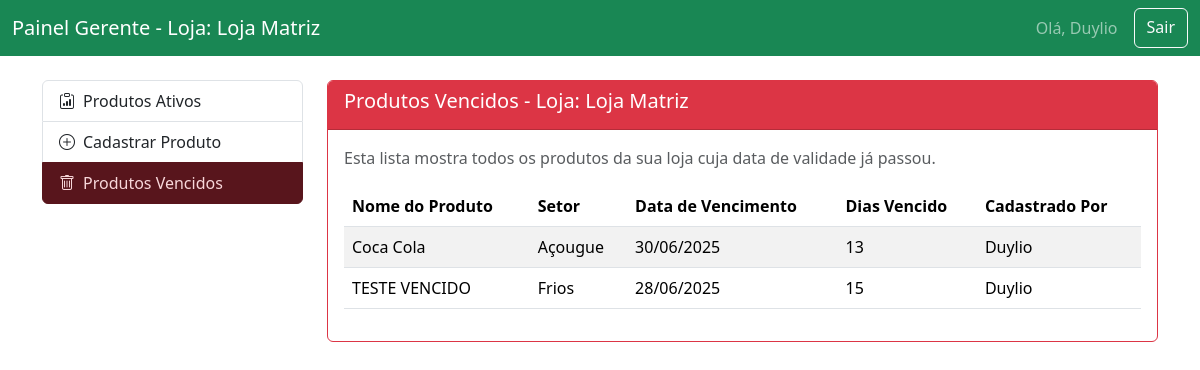
The page /produtos/vencidos (signed in) on the database its author committed.
### app/models.py (models this page shows, shortened)
class Loja(db.Model):
    id = db.Column(db.Integer, primary_key=True)
    nome = db.Column(db.String(100), unique=True, nullable=False)
    cnpj = db.Column(db.String(18), unique=True, nullable=True)
    endereco = db.Column(db.String(255))
    cidade = db.Column(db.String(100))
    estado = db.Column(db.String(2))
    usuarios = db.relationship('Usuario', backref='loja', lazy=True)
    produtos = db.relationship('Produto', backref='loja', lazy=True)

class Usuario(db.Model, UserMixin):
    id = db.Column(db.Integer, primary_key=True)
    username = db.Column(db.String(80), unique=True, nullable=False)
    password_hash = db.Column(db.String(128), nullable=False)
    role = db.Column(db.String(50), nullable=False, default='auxiliar_gestao')
    loja_id = db.Column(db.Integer, db.ForeignKey('loja.id'), nullable=True)
    setor_id = db.Column(db.Integer, db.ForeignKey('setor.id'), nullable=True)
    produtos_criados = db.relationship('Produto', backref='criado_por', lazy=True)
    @property
    def nome_display(self):
        if '@' in self.username:
            return self.username.split('@')[0].capitalize()
        return self.username

class Produto(db.Model):
    id = db.Column(db.Integer, primary_key=True)
    nome_produto = db.Column(db.String(200), nullable=False)
    plu = db.Column(db.String(50), nullable=False)
    quantidade = db.Column(db.Integer, nullable=False)
    validade = db.Column(db.Date, nullable=False)
    status = db.Column(db.String(50), nullable=False, default='Para Rebaixa')
    data_cadastro = db.Column(db.DateTime, nullable=False, default=datetime.utcnow)
    motivo_rebaixa = db.Column(db.String(255), nullable=True)
    loja_id = db.Column(db.Integer, db.ForeignKey('loja.id'), nullable=False)
    setor_id = db.Column(db.Integer, db.ForeignKey('setor.id'), nullable=False)
    criado_por_id = db.Column(db.Integer, db.ForeignKey('usuario.id'), nullable=False)

class Setor(db.Model):
    id = db.Column(db.Integer, primary_key=True)
    nome = db.Column(db.String(50), unique=True, nullable=False)
    produtos = db.relationship('Produto', backref='setor', lazy=True)
    usuarios = db.relationship('Usuario', backref='setor', lazy=True)

### app/routes.py (the view)
@routes.route('/produtos/vencidos')
@login_required
def pagina_produtos_vencidos():
    if current_user.role not in ['gerente', 'gerente_geral', 'gerente_trocas']: return redirect(url_for('routes.index'))
    query = Produto.query.filter(Produto.validade < date.today())
    if current_user.role == 'gerente':
        query = query.filter(Produto.loja_id == current_user.loja_id)
        produtos_vencidos = query.order_by(Produto.validade.desc()).all()
        return render_template('gerente/produtos_vencidos.html', produtos=produtos_vencidos, today=date.today())
    produtos_vencidos = query.order_by(Produto.loja_id, Produto.validade.desc()).all()
    return render_template('geral/produtos_vencidos.html', produtos=produtos_vencidos, today=date.today())

### app/models.py (called while the page is built)
@login_manager.user_loader
def load_user(user_id):
    return Usuario.query.get(int(user_id))

### app/templates/gerente/produtos_vencidos.html (shortened to what this page needs)
{% extends 'gerente/base_gerente.html' %}
{% block content %}
<div class="card border-danger">
    <div class="card-header bg-danger text-white">
        <h5>Produtos Vencidos - Loja: {{ current_user.loja.nome }}</h5>
    </div>
    <div class="card-body">
        <p class="text-muted">Esta lista mostra todos os produtos da sua loja cuja data de validade já passou.</p>
        <div class="table-responsive">
            <table class="table table-striped table-hover">
                <thead>
                    <tr>
                        <th>Nome do Produto</th>
                        <th>Setor</th>
                        <th>Data de Vencimento</th>
                        <th>Dias Vencido</th>
                        <th>Cadastrado Por</th>
                    </tr>
                </thead>
                <tbody>
                    {% for produto in produtos %}
                    {% set dias_vencidos = (today - produto.validade).days %}
                    <tr>
                        <td>{{ produto.nome_produto }}</td>
                        <td>{{ produto.setor.nome }}</td>
                        <td>{{ produto.validade.strftime('%d/%m/%Y') }}</td>
                        <td>{{ dias_vencidos }}</td>
                        <td>{{ produto.criado_por.nome_display }}</td>
                    </tr>
                    {% else %}
                    <tr>
                        <td colspan="5" class="text-center">Nenhum produto vencido encontrado na sua loja.</td>
                    </tr>
                    {% endfor %}
                </tbody>
            </table>
        </div>
    </div>
</div>
{% endblock %}

### app/templates/gerente/base_gerente.html (shortened to what this page needs)
<!DOCTYPE html>
<html lang="pt-br">
<head>
    <link href="https://cdn.jsdelivr.net/npm/bootstrap@5.3.3/dist/css/bootstrap.min.css" rel="stylesheet">
    <link rel="stylesheet" href="https://cdn.jsdelivr.net/npm/bootstrap-icons@1.11.3/font/bootstrap-icons.min.css">
</head>
<body>
    <nav class="navbar navbar-expand-lg navbar-dark bg-success">
        <div class="container-fluid">
            <a class="navbar-brand" href="{{ url_for('routes.dashboard_gerente') }}">Painel Gerente - Loja: {{ current_user.loja.nome }}</a>
            <div class="d-flex">
                <span class="navbar-text me-3">Olá, {{ current_user.nome_display }}</span>
                <a href="{{ url_for('auth.logout') }}" class="btn btn-outline-light">Sair</a>
            </div>
        </div>
    </nav>
    <div class="container mt-4">
        <div class="row">
            <div class="col-md-3">
                 <div class="list-group">
                    <a href="{{ url_for('routes.dashboard_gerente') }}" class="list-group-item list-group-item-action {% if 'dashboard' in request.endpoint %}active{% endif %}"><i class="bi bi-clipboard-data me-2"></i>Produtos Ativos</a>
                    <a href="{{ url_for('routes.cadastrar_produto_gerente') }}" class="list-group-item list-group-item-action {% if 'cadastrar' in request.endpoint %}active{% endif %}"><i class="bi bi-plus-circle me-2"></i>Cadastrar Produto</a>
                    <a href="{{ url_for('routes.pagina_produtos_vencidos') }}" class="list-group-item list-group-item-action list-group-item-danger {% if 'vencidos' in request.endpoint %}active{% endif %}"><i class="bi bi-trash me-2"></i>Produtos Vencidos</a>
                 </div>
            </div>
            <div class="col-md-9">
                {% block content %}{% endblock %}
            </div>
        </div>
    </div>
</body>
</html>

### rows shown on the page
Loja: loja.nome "Loja Matriz"
Usuario: nome_display "Duylio"
Produto: nome_produto "Coca Cola", setor.nome "Açougue", validade "30/06/2025", criado_por.nome_display "Duylio"
Produto: nome_produto "TESTE VENCIDO", setor.nome "Frios", validade "28/06/2025", criado_por.nome_display "Duylio"
